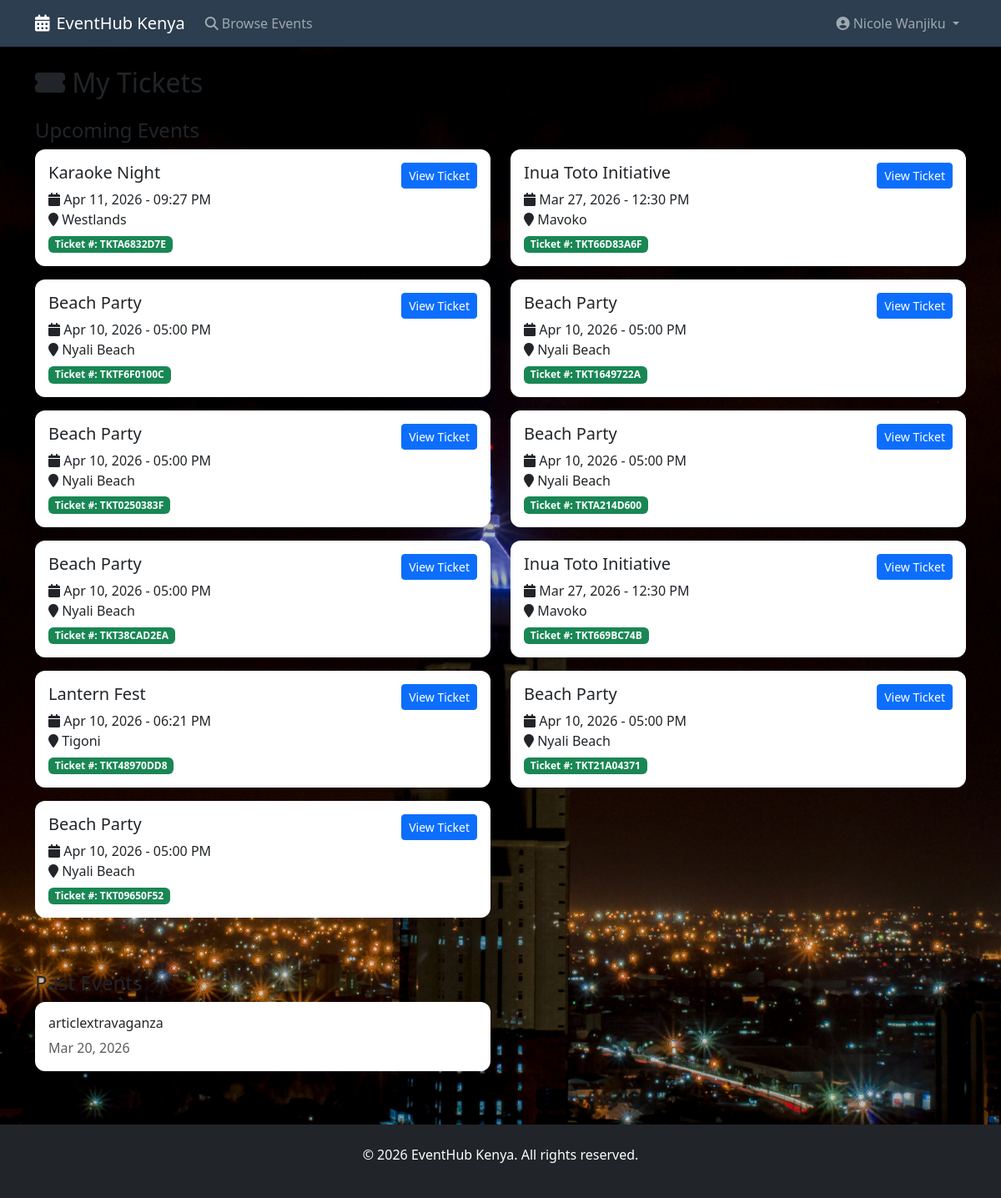
Page /tickets/my-tickets/ (signed in) on the committed database.
### accounts/models.py (models this page shows, shortened)
class User(AbstractUser):
    USER_TYPES = (
        ('event_goer', 'Event Goer'),
        ('organizer', 'Event Organizer'),
        ('admin', 'Administrator'),
    )
    user_type = models.CharField(max_length=20, choices=USER_TYPES, default='event_goer')
    phone_number = models.CharField(max_length=15, blank=True)

### tickets/models.py (models this page shows, shortened)
class Ticket(models.Model):
    STATUS_CHOICES = (
        ('active', 'Active'),
        ('used', 'Used'),
        ('cancelled', 'Cancelled'),
    )
    ticket_id = models.CharField(max_length=50, unique=True)
    event = models.ForeignKey('events.Event', on_delete=models.CASCADE, related_name='tickets')
    user = models.ForeignKey(settings.AUTH_USER_MODEL, on_delete=models.CASCADE)
    quantity = models.PositiveIntegerField(default=1)
    total_amount = models.DecimalField(max_digits=10, decimal_places=2)
    qr_code = models.ImageField(upload_to='qr_codes/', blank=True, null=True)
    status = models.CharField(max_length=20, choices=STATUS_CHOICES, default='active')
    purchased_at = models.DateTimeField(auto_now_add=True)
    class Meta:
        ordering = ['-purchased_at']

### events/models.py (models this page shows, shortened)
class Event(models.Model):
    STATUS_CHOICES = (
        ('draft', 'Draft'),
        ('pending', 'Pending Approval'),
        ('approved', 'Approved'),
        ('rejected', 'Rejected'),
        ('cancelled', 'Cancelled'),
        ('completed', 'Completed'),
    )
    title = models.CharField(max_length=200)
    description = models.TextField()
    category = models.ForeignKey(Category, on_delete=models.SET_NULL, null=True)
    organizer = models.ForeignKey(settings.AUTH_USER_MODEL, on_delete=models.CASCADE)
    venue = models.CharField(max_length=200)
    address = models.TextField()
    city = models.CharField(max_length=100)
    start_date = models.DateTimeField()
    end_date = models.DateTimeField()
    registration_deadline = models.DateTimeField()
    featured_image = models.ImageField(upload_to='event_images/', blank=True, null=True)
    total_capacity = models.PositiveIntegerField(default=100)
    tickets_sold = models.PositiveIntegerField(default=0)
    price = models.DecimalField(max_digits=10, decimal_places=2, default=0.00)
    status = models.CharField(max_length=20, choices=STATUS_CHOICES, default='pending')
    created_at = models.DateTimeField(auto_now_add=True)
    updated_at = models.DateTimeField(auto_now=True)
    class Meta:
        ordering = ['-created_at']

### tickets/views.py (the view)
# urls.py: path('my-tickets/', views.my_tickets, name='my_tickets'),
@login_required
def my_tickets(request):
    tickets = Ticket.objects.filter(user=request.user).select_related('event')
    upcoming_tickets = tickets.filter(
        event__start_date__gte=timezone.now(),
        status='active'
    )
    past_tickets = tickets.filter(
        event__start_date__lt=timezone.now()
    )
    context = {
        'upcoming_tickets': upcoming_tickets,
        'past_tickets': past_tickets,
    }
    return render(request, 'tickets/my_tickets.html', context)

### templates/tickets/my_tickets.html (shortened to what this page needs)
{% extends 'base.html' %}
{% block content %}
<h2 class="mb-4"><i class="fas fa-ticket-alt"></i> My Tickets</h2>
<div class="mb-5">
    <h4>Upcoming Events</h4>
    <div class="row">
        {% for ticket in upcoming_tickets %}
        <div class="col-md-6 mb-3">
            <div class="card border-primary">
                <div class="card-body">
                    <div class="d-flex justify-content-between align-items-start">
                        <div>
                            <h5>{{ ticket.event.title }}</h5>
                            <p class="mb-1">
                                <i class="fas fa-calendar"></i> {{ ticket.event.start_date|date:"M d, Y - h:i A" }}<br>
                                <i class="fas fa-map-marker"></i> {{ ticket.event.venue }}
                            </p>
                            <span class="badge bg-success">Ticket #: {{ ticket.ticket_id }}</span>
                        </div>
                        <a href="{% url 'tickets:ticket_detail' ticket.ticket_id %}" class="btn btn-sm btn-primary">
                            View Ticket
                        </a>
                    </div>
                </div>
            </div>
        </div>
        {% empty %}
        <div class="col-12">
            <div class="alert alert-info">
                You don't have any upcoming tickets. <a href="{% url 'events:event_list' %}">Browse events</a>
            </div>
        </div>
        {% endfor %}
    </div>
</div>
{% if past_tickets %}
<div>
    <h4>Past Events</h4>
    <div class="row">
        {% for ticket in past_tickets %}
        <div class="col-md-6 mb-3">
            <div class="card bg-light">
                <div class="card-body">
                    <h6>{{ ticket.event.title }}</h6>
                    <p class="mb-0 text-muted">
                        {{ ticket.event.start_date|date:"M d, Y" }}
                    </p>
                </div>
            </div>
        </div>
        {% endfor %}
    </div>
</div>
{% endif %}
{% endblock %}

### templates/base.html (shortened to what this page needs)
<!DOCTYPE html>
<html lang="en">
<head>
    <link href="https://cdn.jsdelivr.net/npm/bootstrap@5.3.0/dist/css/bootstrap.min.css" rel="stylesheet">
    <link rel="stylesheet" href="https://cdnjs.cloudflare.com/ajax/libs/font-awesome/6.4.0/css/all.min.css">
    {% load static %}
    <link rel="stylesheet" href="{% static 'css/style.css' %}">
</head>
<body>
    <nav class="navbar navbar-expand-lg navbar-dark bg-primary">
        <div class="container">
            <a class="navbar-brand" href="{% url 'home' %}">
                <i class="fas fa-calendar-alt me-2"></i>EventHub Kenya
            </a>
            <div class="collapse navbar-collapse" id="navbarNav">
                <ul class="navbar-nav me-auto">
                    <li class="nav-item">
                        <a class="nav-link" href="{% url 'events:event_list' %}">
                            <i class="fas fa-search me-1"></i>Browse Events
                        </a>
                    </li>
                </ul>
                <ul class="navbar-nav">
                    {% if user.is_authenticated %}
                        <li class="nav-item dropdown">
                            <a class="nav-link dropdown-toggle" href="#" role="button" data-bs-toggle="dropdown">
                                <i class="fas fa-user-circle"></i> {{ user.username }}
                            </a>
                        </li>
                    {% endif %}
                </ul>
            </div>
        </div>
    </nav>
    <main class="container my-4">
        {% block content %}
        {% endblock %}
    </main>
    <footer class="bg-dark text-white mt-5 py-4">
        <div class="container text-center">
            <p>&copy; 2026 EventHub Kenya. All rights reserved.</p>
        </div>
    </footer>
</body>
</html>

### static/style.css (style rules this page uses)
html, body { background-image: url('/static/images/city.jpg') !important; background-size: cover !important; background-position: center !important; background-attachment: fixed !important; background-repeat: no-repeat !important; }
.card { background-color: white !important; border: none; border-radius: 12px; }
.navbar { background-color: #2c3e50 !important; }
footer { background-color: #2c3e50 !important; }

### rows in the picture
User: username "Nicole Wanjiku"
Ticket: event "Karaoke Night", event.start_date "Apr 11, 2026 - 09:27 PM", event.venue "Westlands", ticket_id "TKTA6832D7E"
Ticket: event "Inua Toto Initiative", event.start_date "Mar 27, 2026 - 12:30 PM", event.venue "Mavoko", ticket_id "TKT66D83A6F"
Ticket: event "Beach Party", event.start_date "Apr 10, 2026 - 05:00 PM", event.venue "Nyali Beach", ticket_id "TKTF6F0100C"
Ticket: event "Beach Party", event.start_date "Apr 10, 2026 - 05:00 PM", event.venue "Nyali Beach", ticket_id "TKT1649722A"
Ticket: event "Beach Party", event.start_date "Apr 10, 2026 - 05:00 PM", event.venue "Nyali Beach", ticket_id "TKT0250383F"
Ticket: event "Beach Party", event.start_date "Apr 10, 2026 - 05:00 PM", event.venue "Nyali Beach", ticket_id "TKTA214D600"
Ticket: event "Beach Party", event.start_date "Apr 10, 2026 - 05:00 PM", event.venue "Nyali Beach", ticket_id "TKT38CAD2EA"
Ticket: event "Inua Toto Initiative", event.start_date "Mar 27, 2026 - 12:30 PM", event.venue "Mavoko", ticket_id "TKT669BC74B"
Ticket: event "Lantern Fest", event.start_date "Apr 10, 2026 - 06:21 PM", event.venue "Tigoni", ticket_id "TKT48970DD8"
Ticket: event "Beach Party", event.start_date "Apr 10, 2026 - 05:00 PM", event.venue "Nyali Beach", ticket_id "TKT21A04371"
Ticket: event "Beach Party", event.start_date "Apr 10, 2026 - 05:00 PM", event.venue "Nyali Beach", ticket_id "TKT09650F52"
Ticket: event "articlextravaganza", event.start_date "Mar 20, 2026"
